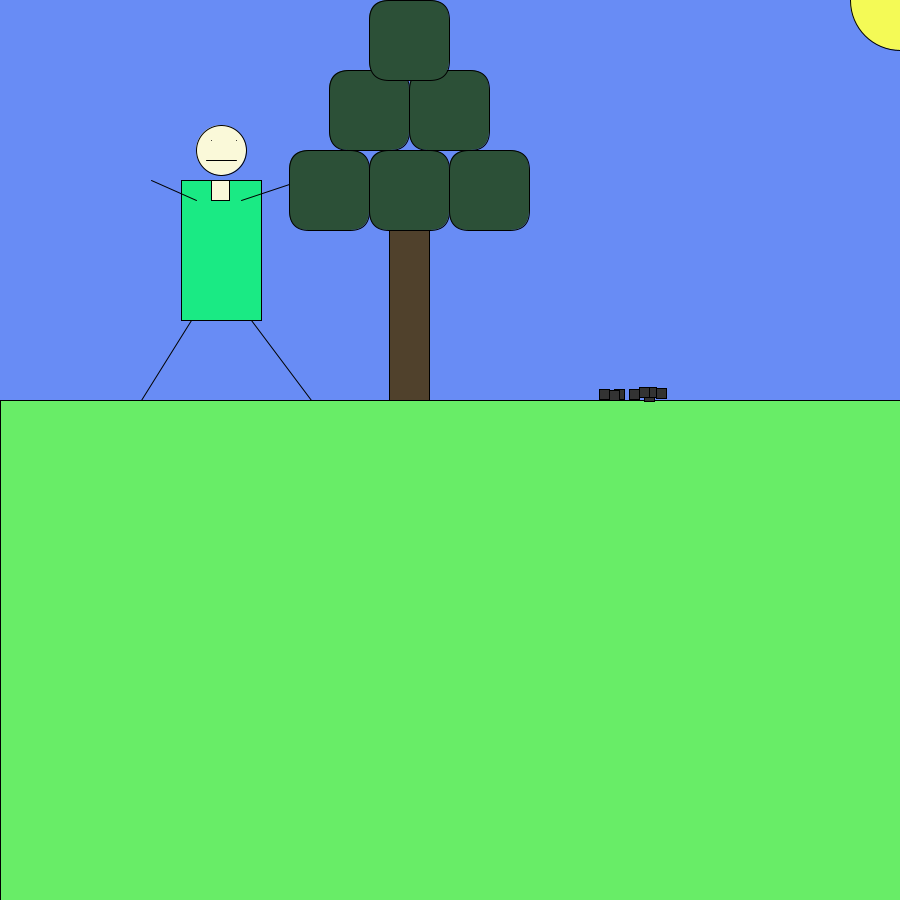
Frame 1 (no input)
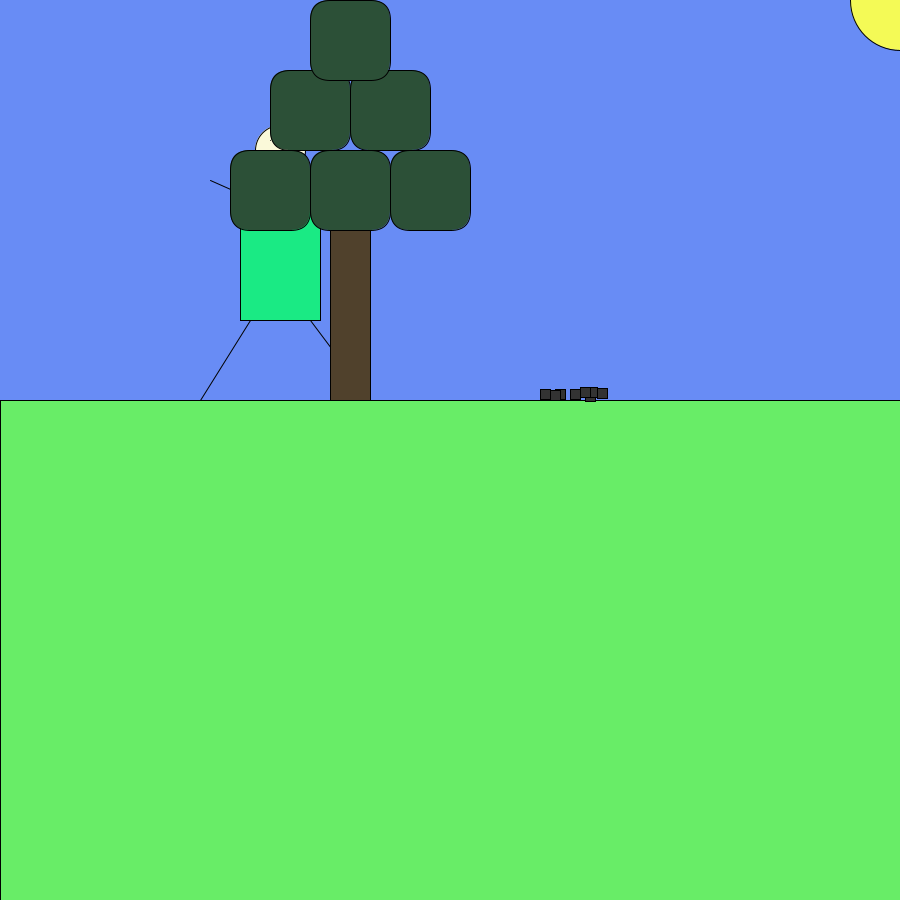
Frame 60 (the mouse pressed at the canvas centre just before this capture)
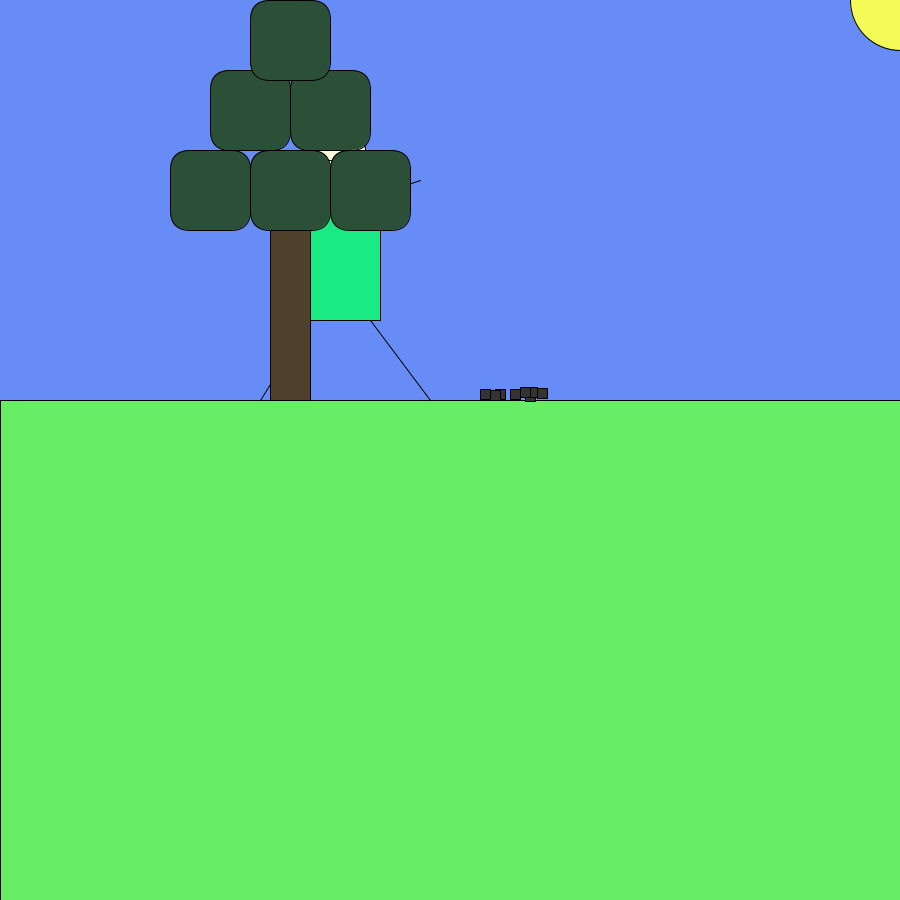
Frame 120 (the mouse held since frame 60 and released just before this capture)

The Processing sketch that drew these frames (run headless with seeded random() and noise(); from frame 60 on, the mouse is pressed at the canvas centre):

// Processing sketch: Darius__Stickman_2
// ── Darius__Stickman_2.pde
int a=0;
void setup()
{ 
  size(900, 900);
}
void draw()
{
a=a+1;
  size(900, 900);
  background(#688CF5);
  fill(#1AEA84);
  rect(180+a, 180, 80, 140);
  line(150+a, 180, 195+a, 200);
  line(300+a, 180, 240+a, 200);
  fill(#FAF9D9);
  ellipse(220+a, 150, 50, 50);
  line(250+a, 320, 310+a, 400);
  line(190+a, 320, 140+a, 400);
  point(210+a, 140);
  point(235+a, 140);
  line(205+a, 160, 235+a, 160);
  rect(210+a, 180, 18, 20);
  fill(#68ED67);
  rect(0,400, 1000,1000);
fill(#F4FA56);
  ellipse(900,0,100,100);
  fill(#50412C);
  rect(390-a,200,40,200);
  fill(#2C5037);
  rect(370-a,150,80,80,20);
  rect(290-a,150,80,80,20);
  rect(450-a,150,80,80,20);
  rect(330-a,70,80,80,20);
  rect(410-a,70,80,80,20);
  rect(370-a,0,80,80,20);
  fill(51);
  rect(600-a,389,10,10);
  rect(630-a,389.5,10,10);
  rect(615-a,390,10,10);
  rect(645-a,391,10,10);
  rect(657-a,388,10,10);
  rect(647-a,387.5,10,10);
  rect(640-a,387,10,10);
  rect(615-a,389,10,10);
  rect(610-a,390,10,10);
}
